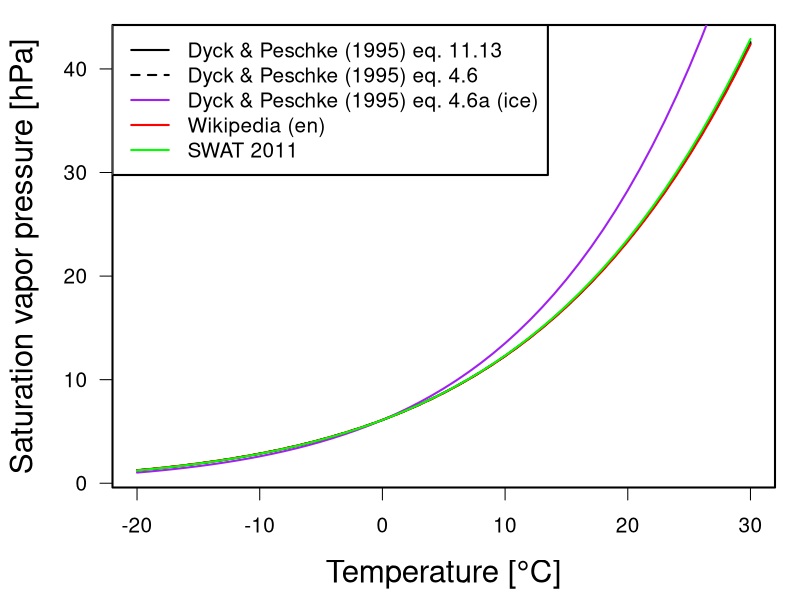

The R script that drew this image:
# magnus formula in exponential form by Dyck & Peschke (1995), eq. 11.13
magnus_dp_exp <- function(temp) {
  return(6.11 * exp(17.3 * temp / (237.3 + temp)))
}

# magnus formula as power to 10 by Dyck & Peschke (1995), eq. 4.6
magnus_dp_pow10 <- function(temp) {
  return( 6.11 * 10.^(7.5*temp/(237.3+temp)) )
}

# magnus formula over ice by Dyck & Peschke (1995), eq. 4.6a
magnus_dp_ice <- function(temp) {
  return( 6.11 * 10.^(9.5*temp/(265.5+temp)) )
}

# magnus formula from https://en.wikipedia.org/wiki/Clausius–Clapeyron_relation (similar to magnus_dp_exp assuming different standard temperature?!)
magnus_wiki <- function(temp) {
  return(6.1094 * exp(17.625 * temp / (243.04 + temp)))
}

# magnus formula as in SWAT (SWAT manual (Neitsch, 2011) eq. 1:2.3.2)
magnus_swat <- function(temp) {
  return( exp( (16.87 * temp - 116.9) / (temp + 237.3) ) * 10)
}

# comparison
temp <- seq(-20,30, by=1)

pdf("compare_satVapPress_formulas.pdf")

par(cex=1.25, mar=c(4.5,4.5,1,1), cex.lab=1.5, lwd=2)
plot(temp, magnus_dp_exp(temp), type="l", xlab="Temperature [°C]", ylab="Saturation vapor pressure [hPa]", las=1)
lines(temp, magnus_dp_pow10(temp), col="black", lty=2)
lines(temp, magnus_dp_ice(temp), col="purple")
lines(temp, magnus_wiki(temp), col="red")
lines(temp, magnus_swat(temp), col="green")
legend("topleft", legend=c("Dyck & Peschke (1995) eq. 11.13", "Dyck & Peschke (1995) eq. 4.6", "Dyck & Peschke (1995) eq. 4.6a (ice)", "Wikipedia (en)", "SWAT 2011"),
       lty=c(1,2,1,1,1), col=c("black", "black", "purple", "red", "green"))

dev.off()
